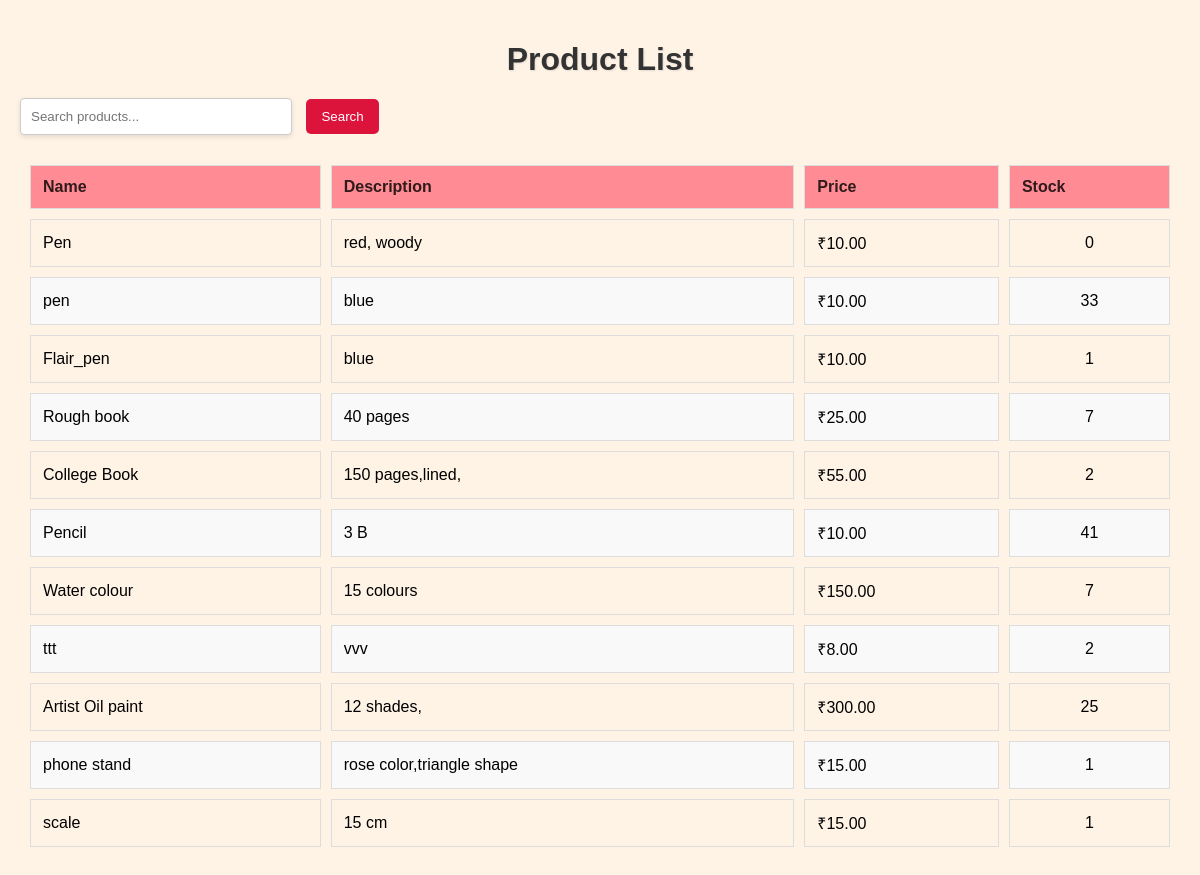
The app's page /auth/insight/product with its own data.
### adm/models.py (models this page shows, shortened)
class Product(models.Model):
    category=models.ForeignKey(Category,on_delete=models.CASCADE)
    supplier=models.ForeignKey(Supplier,on_delete=models.CASCADE)
    name=models.CharField(max_length=255)
    brand=models.CharField(max_length=100)
    description=models.TextField()
    bulk_price=models.DecimalField(max_digits=10,decimal_places=2,default=0.00)
    price=models.DecimalField(max_digits=10,decimal_places=2)
    quantity = models.PositiveIntegerField()
    updated_at=models.DateTimeField(auto_now=True)

### adm/views.py (the view)
# urls.py: path('insight/product', views.product_list,name='product_list'),
def product_list(request):
    query = request.GET.get('q')  # Get the search query from the request
    if query:
        products = Product.objects.filter(
            Q(name__icontains=query) | Q(description__icontains=query)  # Search in name and description
        )
    else:
        products = Product.objects.all()  # Show all products if no search term
    return render(request, 'products/product_list.html', {'products': products, 'query': query})

### adm/templates/products/product_list.html (shortened to what this page needs)
{% load static %}
<!DOCTYPE html>
<html lang="en">
<head>
    <link rel="stylesheet" href="{% static 'css/product.css' %}">
</head>
<body>
    <h1>Product List</h1>
    <form method="GET" action="">
        <input type="text" class="search-input" name="q" value="{{ query|default_if_none:'' }}" placeholder="Search products...">
        <button type="submit" class="search-btn">Search</button>
    </form>
    <table>
        <thead>
            <tr>
                <th>Name</th>
                <th>Description</th>
                <th>Price</th>
                <th>Stock</th>
            </tr>
        </thead>
        <tbody>
            {% for product in products %}
                <tr>
                    <td>{{ product.name }}</td>
                    <td>{{ product.description }}</td>
                    <td>₹{{ product.price }}</td>
                    <td>{{ product.quantity }}</td>
                </tr>
            {% empty %}
                <tr>
                    <td colspan="5">No products found.</td>
                </tr>
            {% endfor %}
        </tbody>
    </table>
</body>
</html>

### adm/static/css/product.css (style rules this page uses)
:root { scroll-behavior: smooth; }
body { font-family: 'Arial', sans-serif; margin: 0; padding: 20px; background-color:#fff3e6; }
input[type="text"] { padding: 10px; width: 250px; border: 1px solid #ccc; border-radius: 4px; margin-right: 10px; }
button { padding: 10px 15px; background-color:crimson; color: white; border: none; border-radius: 4px; cursor: pointer; transition: background-color 0.3s ease; }
table { width: 100%; border-collapse: collapse; margin-top: 20px; }
th, td { border: 1px solid #ddd; padding: 8px; text-align: left; }
thead { background-color:#ff8c94; color: rgba(6, 3, 3, 0.832); }
thead th { padding: 12px; text-align: left; }
tbody tr { border-bottom: 1px solid #ddd; }
tbody tr:nth-child(even) { background-color: #f9f9f9; }
tbody td { padding: 12px; }

### adm/templates/products/product_list.html (style rules this page uses)
thead { background-color: #ff8c94; color: rgba(6, 3, 3, 0.832); }
th { padding: 15px; }
td { padding: 15px; border: 1px solid #ddd; }
table { border-spacing: 10px; border-collapse: separate; width: 100%; }
td:last-child { text-align: center; }
h1 { text-align: center; color: #333; margin-bottom: 20px; text-shadow: 1px 1px 2px rgba(0, 0, 0, 0.1); }
.search-input { padding: 10px; border-radius: 5px; border: 1px solid #ddd; box-shadow: 0 2px 5px rgba(0, 0, 0, 0.1); margin-right: 10px; }
.search-btn { padding: 10px 15px; background-color: crimson; color: white; border: none; border-radius: 5px; cursor: pointer; transition: background-color 0.3s, transform 0.3s; }

### records on screen
Product: name "Pen", description "red, woody", price "10.00", quantity "0"
Product: name "pen", description "blue", price "10.00", quantity "33"
Product: name "Flair_pen", description "blue", price "10.00", quantity "1"
Product: name "Rough book", description "40 pages", price "25.00", quantity "7"
Product: name "College Book", description "150 pages,lined,", price "55.00", quantity "2"
Product: name "Pencil", description "3 B", price "10.00", quantity "41"
Product: name "Water colour", description "15 colours", price "150.00", quantity "7"
Product: name "ttt", description "vvv", price "8.00", quantity "2"
Product: name "Artist Oil paint", description "12 shades,", price "300.00", quantity "25"
Product: name "phone stand", description "rose color,triangle shape", price "15.00", quantity "1"
Product: name "scale", description "15 cm", price "15.00", quantity "1"
